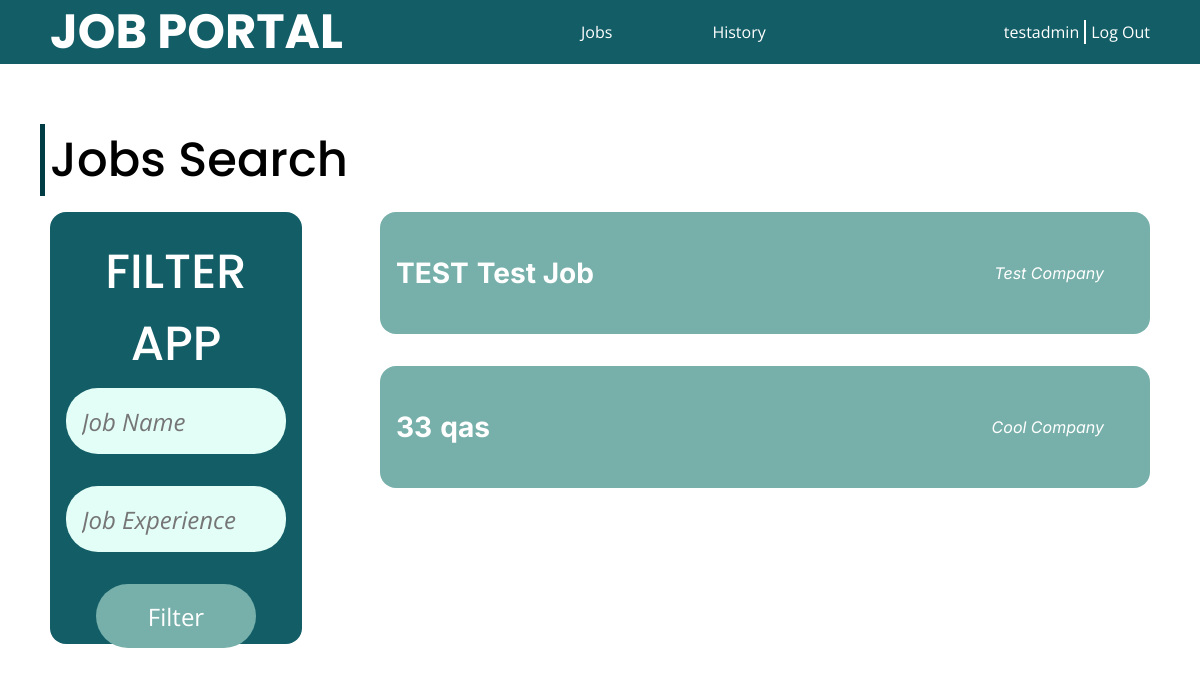
/jobs/ (signed in), run on an earlier commit of the app's database.
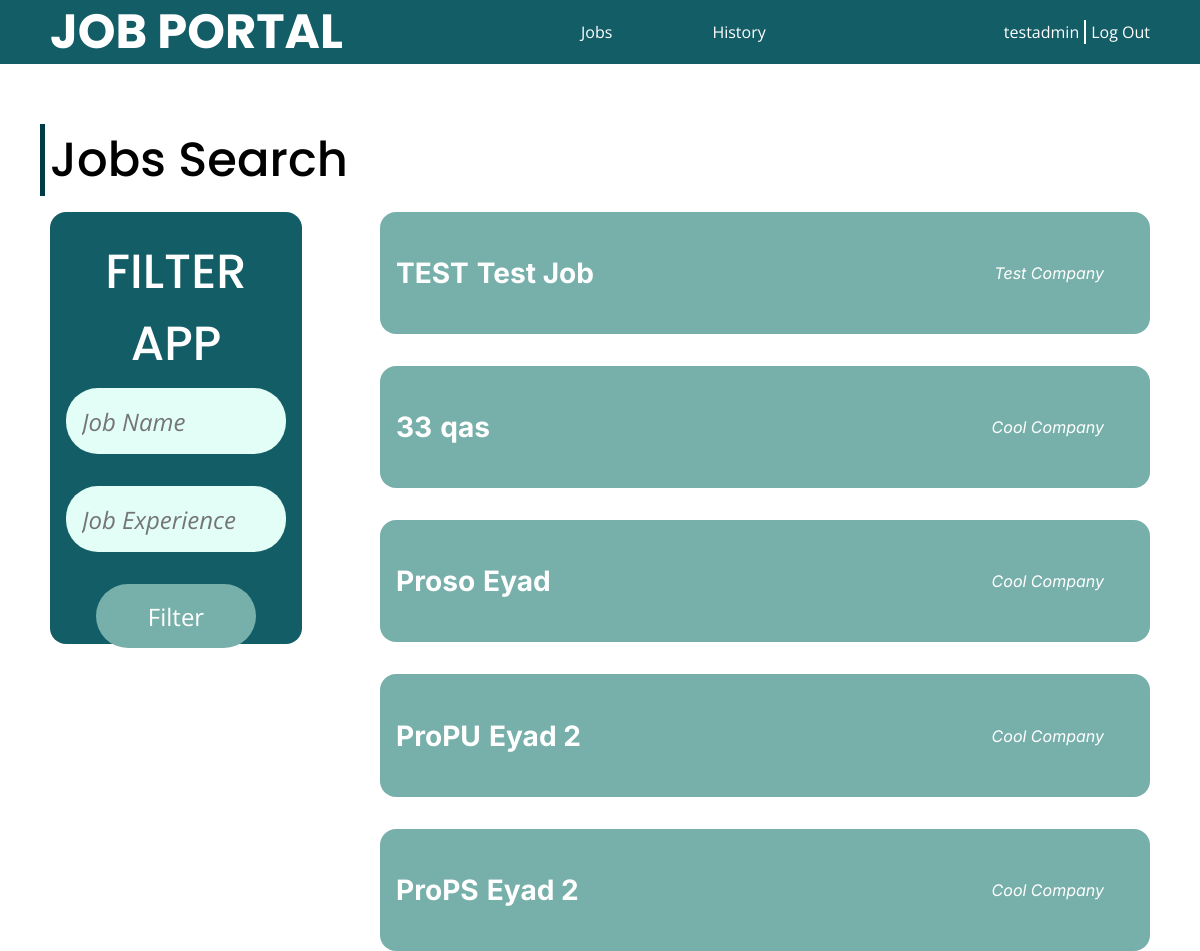
And on a later commit of the database.
### accounts/models.py (models this page shows)
class Account(AbstractUser):
    ACCOUNT_TYPES = (
        (0, 'user'),
        (1, 'coadmin'),
    )
    username = models.CharField(max_length=255, primary_key=True)
    password = models.CharField(max_length=255)
    account_type = models.IntegerField(choices=ACCOUNT_TYPES, default=0)
    email = models.EmailField()
    company = models.CharField(max_length=255, null=True, default=None, blank=True)

### jobs/models.py (models this page shows)
class Job(models.Model):
    id = models.CharField(max_length=5, primary_key=True)
    name = models.CharField(max_length=255)
    status = models.BooleanField(default=False)
    xp = models.PositiveIntegerField(default=0)
    des = models.TextField()
    salary = models.PositiveIntegerField(default=0)
    admin = models.CharField(max_length=255)
    company = models.CharField(max_length=255)

### jobs/views.py (the view)
# urls.py: path('', include('jobs.urls')),
@login_required(login_url='/login/')
def jobs(request):
    jobsobject = Job.objects.all().values()
    template = loader.get_template('jobs.html')
    user = request.user
    prameters = {
        'jobs': jobsobject,
        'username': user.username,
        'type': user.account_type
    }
    return HttpResponse(template.render(prameters, request))

### jobs/templates/jobs.html (shortened to what this page needs)
<!DOCTYPE html>
<html lang="en">
<head>
    {% load static %}
    <link rel="stylesheet" href="{% static 'css/root.css' %}" />
    <link rel="stylesheet" href="{% static 'css/user/jobs.css' %}">
</head>
<body>
    <nav>
        <h2>JOB PORTAL</h2>
        <ul class="quick-links">
            <li><a href="jobs.html">Jobs</a></li>
            <li><a href="applied.html">History</a></li>
        </ul>
        <div class="user">
            <a href="/home/" id='username'>{{username}}</a>
            <div class="split"></div>
            <a href="/logout/" id='logout'>Log Out</a>
        </div>
    </nav>
    <div class="container">
        <h2>Jobs Search</h2>
        <div class="inner-container">
            <div class="filter">
                <h3>FILTER APP</h3>
                <form>
                    <input type="text" id="name" placeholder="Job Name" name='name' />
                    <input type="number" id="xp" placeholder="Job Experience" name='xp' />
                    <input type="submit" value="Filter" id="filter" />
                </form>
            </div>
            <div class="jobs" id="jobs">
                {% for x in jobs %}
                    <a href="details/{{ x.id }}">
                        <div class="job">
                            <div class="job-info">
                                <h3 class="id">{{ x.id }}</h3>
                                <h3 class="name">{{ x.name }}</h3>
                            </div>
                            <p class="company">{{ x.company }}</p>
                        </div>
                    </a>
                {% endfor %}
            </div>
        </div>
    </div>
</body>
</html>

### static/css/root.css (style rules this page uses)
:root { --main-color-dark: #003C43; --main-color-normal: #135d66; --main-color-light: #77b0aa; --main-color-vlight: #e3fef7; --main-color-alpha: #00000088; --border-radius-s: 8px; --border-radius-m: 12px; --border-radius-l: 16px; --border-radius-f: 2rem; --font-poppins: 'Poppins'; --font-inter: 'Inter'; --font-roboto: 'Roboto'; --font-open-sans: 'Open Sans'; --text-color-b: #000; --text-color-w: #fff; --text-color-g: #888; }
body { margin: 0; }
nav { position: fixed; display: flex; justify-content: space-between; top: 0; left: 0; right: 0; height: 64px; padding-inline: 50px; background-color: var(--main-color-normal); color: var(--text-color-w); z-index: 999; }
nav h2 { font-family: var(--font-poppins); font-weight: bold; margin: 0; padding: 0; height: 100%; font-size: 48px; display: flex; align-items: center; justify-content: center; }
nav .user { display: flex; gap: 5px; font-family: var(--font-open-sans); height: 100%; align-items: center; }
nav .user .split { background-color: var(--text-color-w); width: 2px; height: 24px; }
nav .quick-links { padding: 0; display: flex; gap: 100px; justify-content: center; align-items: center; }
nav .quick-links li { list-style: none; font-family: var(--font-open-sans); }
nav .quick-links li a { position: relative; }
nav .quick-links li a::after { content: ''; position: absolute; width: 0%; height: 1px; bottom: -5px; left: 0; background-color: var(--text-color-w); transition: all 250ms ease-in-out; }
a, button { color: inherit; font-family: inherit; text-decoration: none; }

### static/css/user/jobs.css (style rules this page uses)
.container { margin-top: calc(64px + 60px); padding-inline: 50px; }
.container h2 { font-size: 48px; font-family: var(--font-poppins); font-weight: 500; margin-block: 16px; position: relative; }
.container h2::before { content: ''; width: 5px; height: 100%; position: absolute; left: -10px; top: 0; background-color: var(--main-color-dark); }
.container .inner-container { display: flex; justify-content: space-between; width: 100%; }
.container .inner-container .filter { background-color: var(--main-color-normal); width: 20%; padding: 16px; border-radius: var(--border-radius-l); display: flex; flex-direction: column; justify-content: space-evenly; color: var(--text-color-w); height: 50vh; }
.container .inner-container .filter h3 { font-size: 48px; font-weight: 500; font-family: var(--font-poppins); margin-block: 8px; width: 100%; text-align: center; }
.container .inner-container .filter input { height: 64px; width: calc(100% - 32px); display: block; background-color: var(--main-color-vlight); border: 0; border-radius: var(--border-radius-f); padding-inline: 16px; margin-bottom: 32px; font-size: 24px; font-family: var(--font-open-sans); font-style: normal; }
.container .inner-container .filter #filter { width: calc(100% - 60px); margin: auto; color: var(--text-color-w); background-color: var(--main-color-light); transition: all 250ms ease-in-out; }
.container .inner-container .jobs { display: flex; flex-direction: column; justify-content: flex-start; gap: 32px; width: 70%; }
.container .inner-container .jobs .job { display: flex; justify-content: space-between; align-items: center; color: var(--text-color-w); background-color: var(--main-color-light); border-radius: var(--border-radius-l); padding: 16px; font-family: var(--font-inter); gap: 8px; cursor: pointer; }
.container .inner-container .jobs .job .job-info { display: flex; justify-content: flex-start; gap: 8px; font-weight: 500; font-size: 24px; }
.container .inner-container .jobs .job .company { font-style: italic; margin-right: 30px; }

What changed in the data, as far as the page shows it:
added Job: id "Proso", name "Eyad", company "Cool Company"
added Job: id "ProPU", name "Eyad 2", company "Cool Company"
added Job: id "ProPS", name "Eyad 2", company "Cool Company"
